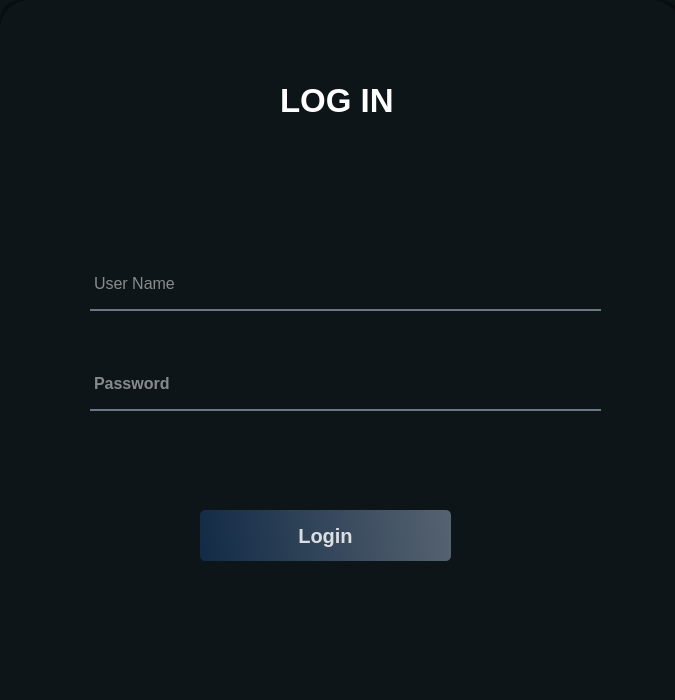
<?xml version="1.0" encoding="UTF-8"?>
<ui version="4.0">
 <class>MainWindow</class>
 <widget class="QMainWindow" name="MainWindow">
  <property name="geometry">
   <rect>
    <x>0</x>
    <y>0</y>
    <width>675</width>
    <height>700</height>
   </rect>
  </property>
  <property name="sizePolicy">
   <sizepolicy hsizetype="Fixed" vsizetype="Fixed">
    <horstretch>0</horstretch>
    <verstretch>0</verstretch>
   </sizepolicy>
  </property>
  <property name="minimumSize">
   <size>
    <width>614</width>
    <height>700</height>
   </size>
  </property>
  <property name="maximumSize">
   <size>
    <width>675</width>
    <height>700</height>
   </size>
  </property>
  <property name="windowTitle">
   <string>MainWindow</string>
  </property>
  <widget class="QWidget" name="centralwidget">
   <property name="sizePolicy">
    <sizepolicy hsizetype="Fixed" vsizetype="Fixed">
     <horstretch>0</horstretch>
     <verstretch>0</verstretch>
    </sizepolicy>
   </property>
   <property name="styleSheet">
    <string notr="true">background-color: rgb(18, 30, 38);</string>
   </property>
   <widget class="QFrame" name="frame">
    <property name="geometry">
     <rect>
      <x>-50</x>
      <y>-40</y>
      <width>736</width>
      <height>775</height>
     </rect>
    </property>
    <property name="minimumSize">
     <size>
      <width>736</width>
      <height>0</height>
     </size>
    </property>
    <property name="maximumSize">
     <size>
      <width>478</width>
      <height>16777215</height>
     </size>
    </property>
    <property name="styleSheet">
     <string notr="true">background-color: rgb(14, 21, 25);</string>
    </property>
    <property name="frameShape">
     <enum>QFrame::StyledPanel</enum>
    </property>
    <property name="frameShadow">
     <enum>QFrame::Raised</enum>
    </property>
    <widget class="QLabel" name="label_5">
     <property name="geometry">
      <rect>
       <x>50</x>
       <y>40</y>
       <width>681</width>
       <height>711</height>
      </rect>
     </property>
     <property name="styleSheet">
      <string notr="true">border-image: url(:/images/images/dark-theme-02.jpg);
border-radius: 30px;
</string>
     </property>
     <property name="text">
      <string/>
     </property>
    </widget>
    <widget class="QLabel" name="label_7">
     <property name="geometry">
      <rect>
       <x>50</x>
       <y>40</y>
       <width>681</width>
       <height>701</height>
      </rect>
     </property>
     <property name="font">
      <font>
       <pointsize>15</pointsize>
       <bold>true</bold>
      </font>
     </property>
     <property name="styleSheet">
      <string notr="true">background-color: rgba(0, 0, 0, 100);
border-radius: 20px;</string>
     </property>
     <property name="text">
      <string/>
     </property>
    </widget>
    <widget class="QLabel" name="label_6">
     <property name="geometry">
      <rect>
       <x>50</x>
       <y>40</y>
       <width>681</width>
       <height>711</height>
      </rect>
     </property>
     <property name="font">
      <font>
       <pointsize>11</pointsize>
      </font>
     </property>
     <property name="styleSheet">
      <string notr="true">background-color: qlineargradient(spread:pad, x1:0, y1:0, x2:1, y2:1715909, stop:0.375 rgba(0, 0, 0, 50), stop:0.835227 rgba(0, 0, 0, 75));
border-radius: 30px;
</string>
     </property>
     <property name="text">
      <string/>
     </property>
    </widget>
    <widget class="QLabel" name="label_8">
     <property name="geometry">
      <rect>
       <x>330</x>
       <y>120</y>
       <width>171</width>
       <height>41</height>
      </rect>
     </property>
     <property name="font">
      <font>
       <pointsize>25</pointsize>
       <bold>true</bold>
      </font>
     </property>
     <property name="styleSheet">
      <string notr="true">color: rgba(255, 255, 255, 255);
background-color: none;</string>
     </property>
     <property name="text">
      <string>LOG IN</string>
     </property>
    </widget>
    <widget class="QTextEdit" name="textEdit_3">
     <property name="geometry">
      <rect>
       <x>140</x>
       <y>310</y>
       <width>511</width>
       <height>41</height>
      </rect>
     </property>
     <property name="sizePolicy">
      <sizepolicy hsizetype="Fixed" vsizetype="Fixed">
       <horstretch>0</horstretch>
       <verstretch>0</verstretch>
      </sizepolicy>
     </property>
     <property name="font">
      <font>
       <pointsize>12</pointsize>
       <bold>false</bold>
      </font>
     </property>
     <property name="styleSheet">
      <string notr="true">background-color: rgba(0, 0, 0, 0);
border: None;
border-bottom: 2px solid rgba(105, 118,132,255);
color: rgba(255, 255, 255, 255);
padding-bottom: 7px;</string>
     </property>
     <property name="placeholderText">
      <string>User Name</string>
     </property>
    </widget>
    <widget class="QTextEdit" name="textEdit_4">
     <property name="geometry">
      <rect>
       <x>140</x>
       <y>410</y>
       <width>511</width>
       <height>41</height>
      </rect>
     </property>
     <property name="sizePolicy">
      <sizepolicy hsizetype="Fixed" vsizetype="Fixed">
       <horstretch>0</horstretch>
       <verstretch>0</verstretch>
      </sizepolicy>
     </property>
     <property name="font">
      <font>
       <pointsize>12</pointsize>
       <bold>true</bold>
      </font>
     </property>
     <property name="styleSheet">
      <string notr="true">background-color: rgba(0, 0, 0, 0);
border: None;
border-bottom: 2px solid rgba(105, 118,132,255);
color: rgba(255, 255, 255, 255);
padding-bottom: 7px;</string>
     </property>
     <property name="placeholderText">
      <string>Password</string>
     </property>
    </widget>
    <widget class="QPushButton" name="pushButton">
     <property name="geometry">
      <rect>
       <x>250</x>
       <y>550</y>
       <width>251</width>
       <height>51</height>
      </rect>
     </property>
     <property name="font">
      <font>
       <pointsize>15</pointsize>
       <bold>true</bold>
      </font>
     </property>
     <property name="styleSheet">
      <string notr="true">QPushButton#pushButton{
background-color: qlineargradient(spread:pad, x1:0, y1:0.505682, x2:1, y2:0.477, stop:0 rgba(20, 47, 78, 219), stop:1 rgba(85, 98, 112, 255));
color: rgba(255, 255, 255, 210);
border-radius: 5px;

}
QPushButton#pushButton:Hover{
background-color: qlineargradient(spread:pad, x1:0, y1:0.505682, x2:1, y2:0.477, stop:0 rgba(40, 67, 98, 219), stop:1 rgba(105, 118, 132, 255));
}
QPushButton#pushButton:pressed{
padding-left: 5px;
padding-top: 5px;
background-color: rgba(105, 118, 132, 255)


}

</string>
     </property>
     <property name="text">
      <string>Login</string>
     </property>
    </widget>
   </widget>
  </widget>
 </widget>
 <resources>
  <include location="../static.qrc"/>
 </resources>
 <connections/>
</ui>
